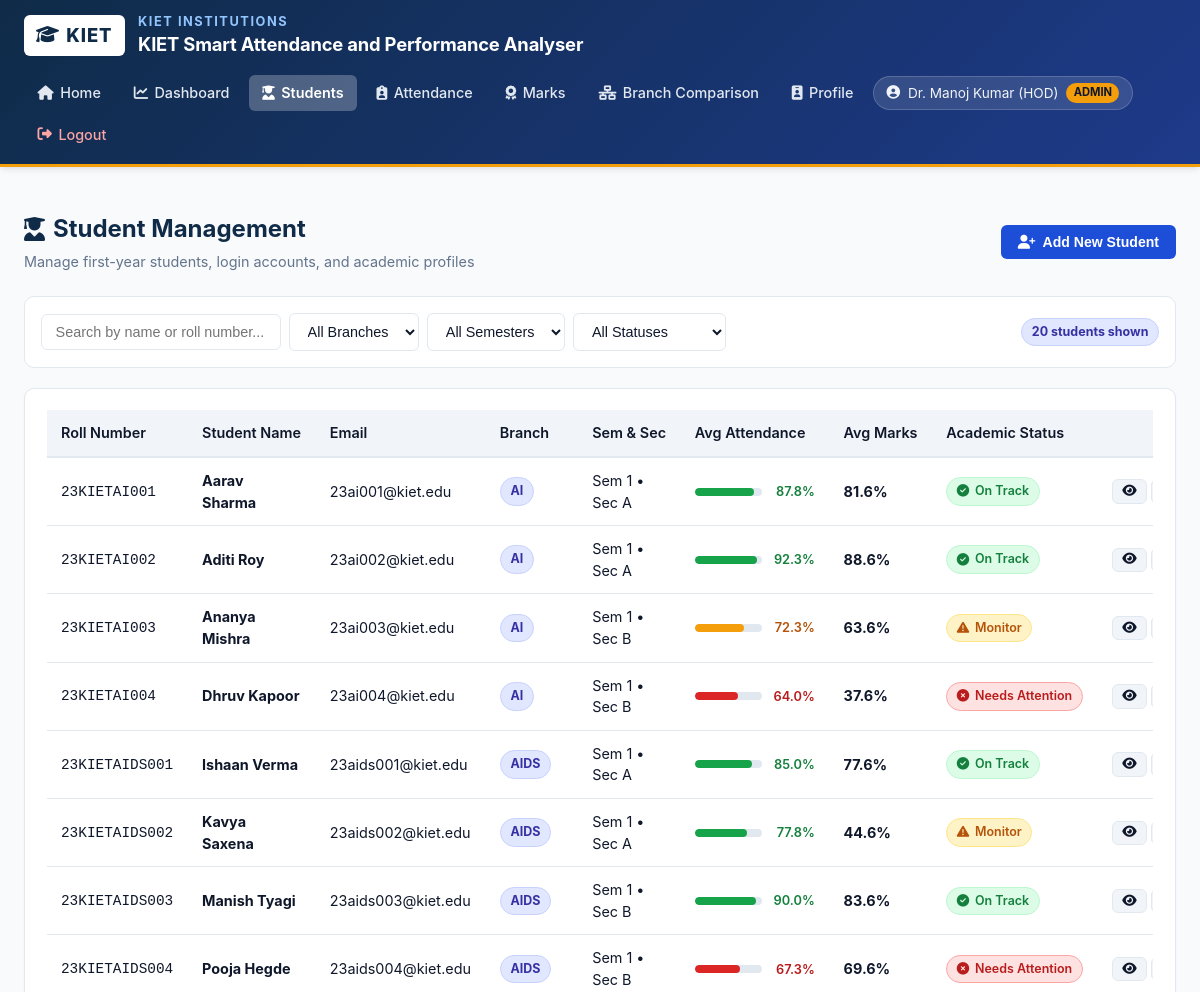
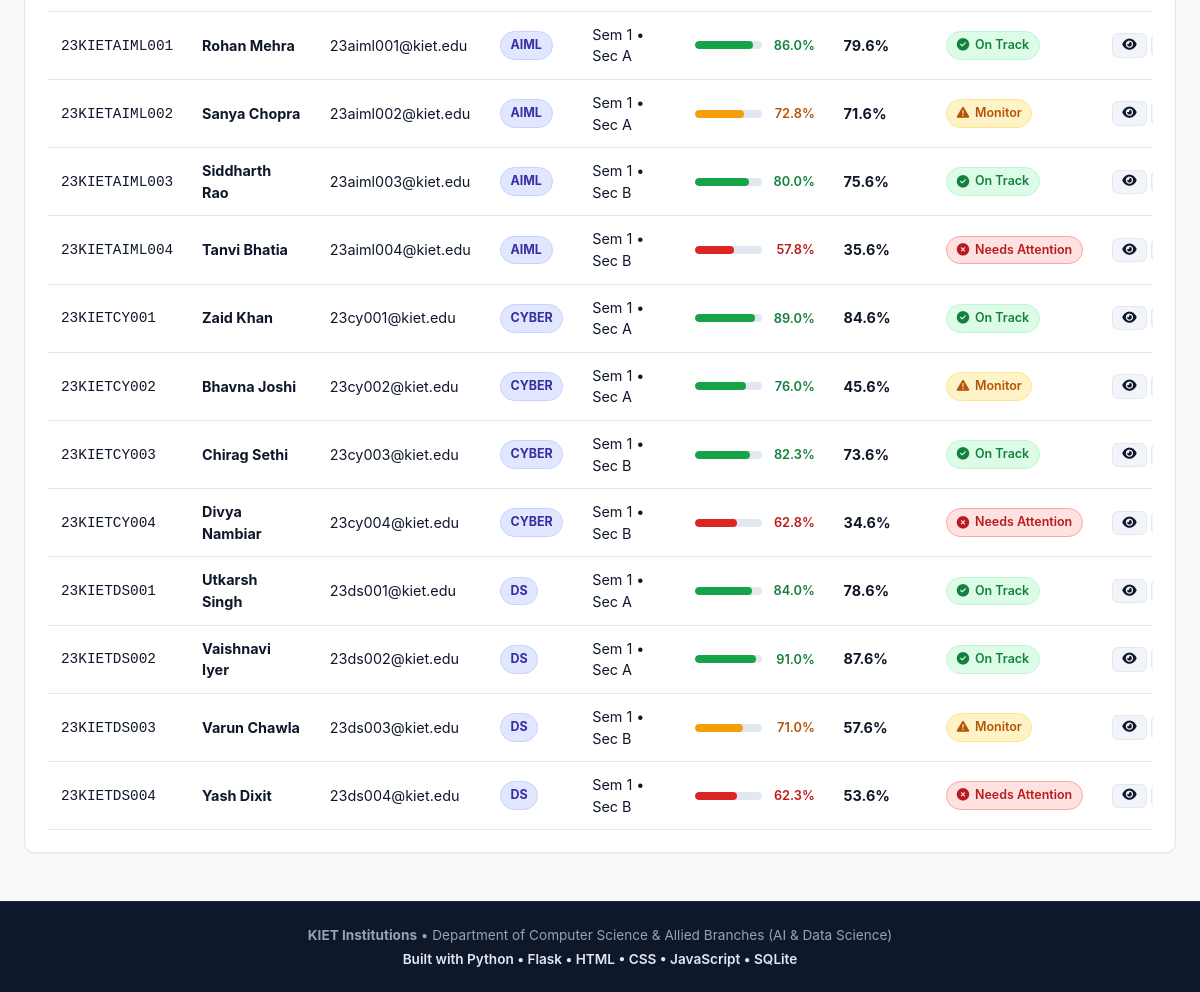
The app's page /students (signed in) with its own data (2 pictures, top to bottom).
### tables this page shows
CREATE TABLE students (
        id INTEGER PRIMARY KEY AUTOINCREMENT,
        user_id INTEGER UNIQUE NOT NULL,
        roll_number TEXT UNIQUE NOT NULL,
        branch TEXT NOT NULL,
        semester INTEGER NOT NULL DEFAULT 1,
        section TEXT NOT NULL DEFAULT 'A',
        FOREIGN KEY (user_id) REFERENCES users (id) ON DELETE CASCADE
    );

### app.py (the view)
@app.route('/students')
@teacher_or_admin_required
def students_view():
    conn = get_db()
    cursor = conn.cursor()
    cursor.execute("""
        SELECT
            s.id,
            u.name,
            u.email,
            s.roll_number,
            s.branch,
            s.semester,
            s.section,
            COALESCE(r.status, 'On Track') as status,
            COALESCE(r.message, '') as message,
            COALESCE(att.avg_att, 0.0) as avg_attendance,
            COALESCE(mk.avg_marks, 0.0) as avg_marks
        FROM students s
        JOIN users u ON s.user_id = u.id
        LEFT JOIN recommendations r ON s.id = r.student_id
        LEFT JOIN (
            SELECT student_id, ROUND(AVG(attendance_percentage), 1) as avg_att
            FROM attendance GROUP BY student_id
        ) att ON s.id = att.student_id
        LEFT JOIN (
            SELECT student_id, ROUND(AVG(percentage), 1) as avg_marks
            FROM marks GROUP BY student_id
        ) mk ON s.id = mk.student_id
        ORDER BY s.branch ASC, s.roll_number ASC
    """)
    students = cursor.fetchall()
    conn.close()
    return render_template('students.html', students=students, active_page='students')

### app.py (called while the page is built)
def teacher_or_admin_required(f):
    @wraps(f)
    def decorated_function(*args, **kwargs):
        if 'user_id' not in session:
            flash("Please log in to access this page.", "warning")
            return redirect(url_for('login'))
        if session.get('role') not in ['admin', 'teacher']:
            flash("Access denied: Students cannot access administrative management pages.", "danger")
            return redirect(url_for('student_dashboard'))
        return f(*args, **kwargs)
    return decorated_function

@app.context_processor
def inject_global_vars():
    return {
        'branches': Config.BRANCHES,
        'branch_codes': Config.BRANCH_CODES,
        'semesters': Config.SEMESTERS
    }

### database.py (called while the page is built)
def get_db():
    conn = sqlite3.connect(Config.DATABASE)
    conn.row_factory = sqlite3.Row
    conn.execute("PRAGMA foreign_keys = ON;")
    return conn

### templates/students.html (shortened to what this page needs)
{% extends "base.html" %}
{% block content %}
<div class="page-header">
    <div>
        <h1 class="page-title"><i class="fa-solid fa-user-graduate"></i> Student Management</h1>
        <p class="page-subtitle">Manage first-year students, login accounts, and academic profiles</p>
    </div>
    <button type="button" class="btn btn-primary" onclick="openModal('addStudentModal')">
        <i class="fa-solid fa-user-plus"></i> Add New Student
    </button>
</div>
<div class="filter-bar">
    <div class="filter-group">
        <div style="position: relative;">
            <input type="text" id="studentSearch" class="form-control search-input" placeholder="Search by name or roll number...">
        </div>
        <select id="filterBranch" class="form-select" style="width: auto;">
            <option value="">All Branches</option>
        </select>
        <select id="filterSemester" class="form-select" style="width: auto;">
            <option value="">All Semesters</option>
        </select>
        <select id="filterStatus" class="form-select" style="width: auto;">
            <option value="">All Statuses</option>
        </select>
    </div>
    <div>
        <span class="badge badge-branch" id="filteredCount">{{ students|length }} students shown</span>
    </div>
</div>
<div class="card">
    <div class="table-responsive">
        <table class="table" id="studentsTable">
            <thead>
                <tr>
                    <th>Roll Number</th>
                    <th>Student Name</th>
                    <th>Email</th>
                    <th>Branch</th>
                    <th>Sem &amp; Sec</th>
                    <th>Avg Attendance</th>
                    <th>Avg Marks</th>
                    <th>Academic Status</th>
                    <th style="text-align: right;">Actions</th>
                </tr>
            </thead>
            <tbody>
                {% if students %}
                    {% for s in students %}
                        <tr data-name="{{ s.name }}" data-roll="{{ s.roll_number }}" data-branch="{{ s.branch }}" data-sem="{{ s.semester }}" data-status="{{ s.status }}">
                            <td><code>{{ s.roll_number }}</code></td>
                            <td><strong>{{ s.name }}</strong></td>
                            <td>{{ s.email }}</td>
                            <td><span class="badge badge-branch">{{ s.branch }}</span></td>
                            <td>Sem {{ s.semester }} &bull; Sec {{ s.section }}</td>
                            <td>
                                <div class="progress-bar-container">
                                    <div class="progress-track">
                                        <div class="progress-fill {% if s.avg_attendance >= 75 %}progress-green{% elif s.avg_attendance >= 70 %}progress-yellow{% else %}progress-red{% endif %}" style="width: {{ s.avg_attendance }}%;"></div>
                                    </div>
                                    <span class="progress-text" style="color: {% if s.avg_attendance >= 75 %}#15803d{% elif s.avg_attendance >= 70 %}#b45309{% else %}#b91c1c{% endif %};">
                                        {{ s.avg_attendance }}%
                                    </span>
                                </div>
                            </td>
                            <td>
                                <strong>{{ s.avg_marks }}%</strong>
                            </td>
                            <td>
                                {% if s.status == 'On Track' %}
                                    <span class="badge badge-green"><i class="fa-solid fa-circle-check"></i> On Track</span>
                                {% elif s.status == 'Monitor' %}
                                    <span class="badge badge-yellow"><i class="fa-solid fa-triangle-exclamation"></i> Monitor</span>
                                {% else %}
                                    <span class="badge badge-red"><i class="fa-solid fa-circle-xmark"></i> Needs Attention</span>
                                {% endif %}
                            </td>
                            <td style="text-align: right; white-space: nowrap;">
                                <button type="button" class="btn btn-secondary btn-sm" onclick="viewStudentDetails('{{ s.id }}', '{{ s.name }}', '{{ s.roll_number }}', '{{ s.email }}', '{{ s.branch }}', '{{ s.semester }}', '{{ s.section }}', '{{ s.avg_attendance }}', '{{ s.avg_marks }}', '{{ s.status }}', '{{ s.message }}')" title="View Academic Profile">
                                    <i class="fa-solid fa-eye"></i>
                                </button>
                                <button type="button" class="btn btn-secondary btn-sm" onclick="editStudent('{{ s.id }}', '{{ s.name }}', '{{ s.roll_number }}', '{{ s.email }}', '{{ s.branch }}', '{{ s.semester }}', '{{ s.section }}')" title="Edit Student">
                                </button>
                            </td>
                        </tr>
                    {% endfor %}
                {% else %}
                    <tr>
                        <td colspan="9" style="text-align: center; padding: 2rem; color: var(--text-muted);">
                            No student records found in database. Click "Add New Student" above to create one.
                        </td>
                    </tr>
                {% endif %}
            </tbody>
        </table>
    </div>
</div>
{% endblock %}

### templates/base.html (shortened to what this page needs)
<!DOCTYPE html>
<html lang="en">
<head>
    <link rel="stylesheet" href="https://cdnjs.cloudflare.com/ajax/libs/font-awesome/6.5.1/css/all.min.css">
    <link rel="stylesheet" href="{{ url_for('static', filename='css/style.css') }}">
</head>
<body>
    <header class="kiet-header">
        <div class="header-container">
            <div class="brand-section">
                <div class="brand-logo-badge">
                    <i class="fa-solid fa-graduation-cap"></i> KIET
                </div>
                <div class="brand-titles">
                    <span class="college-name">KIET Institutions</span>
                    <span class="app-title">KIET Smart Attendance and Performance Analyser</span>
                </div>
            </div>
            <nav class="main-nav">
                <ul class="nav-links" id="navLinks">
                    {% if session.get('user_id') %}
                        {% if session.get('role') in ['admin', 'teacher'] %}
                            <li class="nav-item {% if active_page == 'home' %}active{% endif %}">
                                <a href="{{ url_for('index') }}"><i class="fa-solid fa-house"></i> Home</a>
                            </li>
                            <li class="nav-item {% if active_page == 'dashboard' %}active{% endif %}">
                                <a href="{{ url_for('admin_dashboard') }}"><i class="fa-solid fa-chart-line"></i> Dashboard</a>
                            </li>
                            <li class="nav-item {% if active_page == 'students' %}active{% endif %}">
                                <a href="{{ url_for('students_view') }}"><i class="fa-solid fa-user-graduate"></i> Students</a>
                            </li>
                            <li class="nav-item {% if active_page == 'attendance' %}active{% endif %}">
                                <a href="{{ url_for('attendance_view') }}"><i class="fa-solid fa-clipboard-user"></i> Attendance</a>
                            </li>
                            <li class="nav-item {% if active_page == 'marks' %}active{% endif %}">
                                <a href="{{ url_for('marks_view') }}"><i class="fa-solid fa-award"></i> Marks</a>
                            </li>
                            <li class="nav-item {% if active_page == 'branch_comparison' %}active{% endif %}">
                                <a href="{{ url_for('branch_comparison_view') }}"><i class="fa-solid fa-network-wired"></i> Branch Comparison</a>
                            </li>
                            <li class="nav-item {% if active_page == 'profile' %}active{% endif %}">
                                <a href="{{ url_for('profile_view') }}"><i class="fa-solid fa-id-badge"></i> Profile</a>
                            </li>
                        {% endif %}
                        <li class="nav-item">
                            <span class="user-badge">
                                <i class="fa-solid fa-circle-user"></i> {{ session.get('user_name', 'User') }}
                                <span class="user-role-tag {% if session.get('role') == 'student' %}student{% endif %}">
                                    {{ session.get('role', 'user') }}
                                </span>
                            </span>
                        </li>
                        <li class="nav-item">
                            <a href="{{ url_for('logout') }}" style="color: #fca5a5;"><i class="fa-solid fa-right-from-bracket"></i> Logout</a>
                        </li>
                    {% endif %}
                </ul>
            </nav>
        </div>
    </header>
    <main class="content-wrapper">
        {% block content %}{% endblock %}
    </main>
    <footer class="kiet-footer">
        <p><strong>KIET Institutions</strong> &bull; Department of Computer Science &amp; Allied Branches (AI &amp; Data Science)</p>
        <p class="footer-highlight">Built with Python • Flask • HTML • CSS • JavaScript • SQLite</p>
    </footer>
</body>
</html>

### records on screen
students: roll_number "23KIETAI001", name "Aarav Sharma", email "23ai001@kiet.edu", branch "AI", semester "1", section "A", avg_attendance "87.8", avg_marks "81.6", shows "On Track"
students: roll_number "23KIETAI002", name "Aditi Roy", email "23ai002@kiet.edu", branch "AI", semester "1", section "A", avg_attendance "92.3", avg_marks "88.6", shows "On Track"
students: roll_number "23KIETAI003", name "Ananya Mishra", email "23ai003@kiet.edu", branch "AI", semester "1", section "B", avg_attendance "72.3", avg_marks "63.6", shows "Monitor"
students: roll_number "23KIETAI004", name "Dhruv Kapoor", email "23ai004@kiet.edu", branch "AI", semester "1", section "B", avg_attendance "64.0", avg_marks "37.6", shows "Needs Attention"
students: roll_number "23KIETAIDS001", name "Ishaan Verma", email "23aids001@kiet.edu", branch "AIDS", semester "1", section "A", avg_attendance "85.0", avg_marks "77.6", shows "On Track"
students: roll_number "23KIETAIDS002", name "Kavya Saxena", email "23aids002@kiet.edu", branch "AIDS", semester "1", section "A", avg_attendance "77.8", avg_marks "44.6", shows "Monitor"
students: roll_number "23KIETAIDS003", name "Manish Tyagi", email "23aids003@kiet.edu", branch "AIDS", semester "1", section "B", avg_attendance "90.0", avg_marks "83.6", shows "On Track"
students: roll_number "23KIETAIDS004", name "Pooja Hegde", email "23aids004@kiet.edu", branch "AIDS", semester "1", section "B", avg_attendance "67.3", avg_marks "69.6", shows "Needs Attention"
students: roll_number "23KIETAIML001", name "Rohan Mehra", email "23aiml001@kiet.edu", branch "AIML", semester "1", section "A", avg_attendance "86.0", avg_marks "79.6", shows "On Track"
students: roll_number "23KIETAIML002", name "Sanya Chopra", email "23aiml002@kiet.edu", branch "AIML", semester "1", section "A", avg_attendance "72.8", avg_marks "71.6", shows "Monitor"
students: roll_number "23KIETAIML003", name "Siddharth Rao", email "23aiml003@kiet.edu", branch "AIML", semester "1", section "B", avg_attendance "80.0", avg_marks "75.6", shows "On Track"
students: roll_number "23KIETAIML004", name "Tanvi Bhatia", email "23aiml004@kiet.edu", branch "AIML", semester "1", section "B", avg_attendance "57.8", avg_marks "35.6", shows "Needs Attention"
students: roll_number "23KIETCY001", name "Zaid Khan", email "23cy001@kiet.edu", branch "CYBER", semester "1", section "A", avg_attendance "89.0", avg_marks "84.6", shows "On Track"
students: roll_number "23KIETCY002", name "Bhavna Joshi", email "23cy002@kiet.edu", branch "CYBER", semester "1", section "A", avg_attendance "76.0", avg_marks "45.6", shows "Monitor"
students: roll_number "23KIETCY003", name "Chirag Sethi", email "23cy003@kiet.edu", branch "CYBER", semester "1", section "B", avg_attendance "82.3", avg_marks "73.6", shows "On Track"
students: roll_number "23KIETCY004", name "Divya Nambiar", email "23cy004@kiet.edu", branch "CYBER", semester "1", section "B", avg_attendance "62.8", avg_marks "34.6", shows "Needs Attention"
students: roll_number "23KIETDS001", name "Utkarsh Singh", email "23ds001@kiet.edu", branch "DS", semester "1", section "A", avg_attendance "84.0", avg_marks "78.6", shows "On Track"
students: roll_number "23KIETDS002", name "Vaishnavi Iyer", email "23ds002@kiet.edu", branch "DS", semester "1", section "A", avg_attendance "91.0", avg_marks "87.6", shows "On Track"
students: roll_number "23KIETDS003", name "Varun Chawla", email "23ds003@kiet.edu", branch "DS", semester "1", section "B", avg_attendance "71.0", avg_marks "57.6", shows "Monitor"
students: roll_number "23KIETDS004", name "Yash Dixit", email "23ds004@kiet.edu", branch "DS", semester "1", section "B", avg_attendance "62.3", avg_marks "53.6", shows "Needs Attention"

### other values on screen
{{ session.get('user_name', 'User') }} "Dr. Manoj Kumar (HOD)"
{{ session.get('role', 'user') }} "ADMIN"
{{ students|length }} "20"
